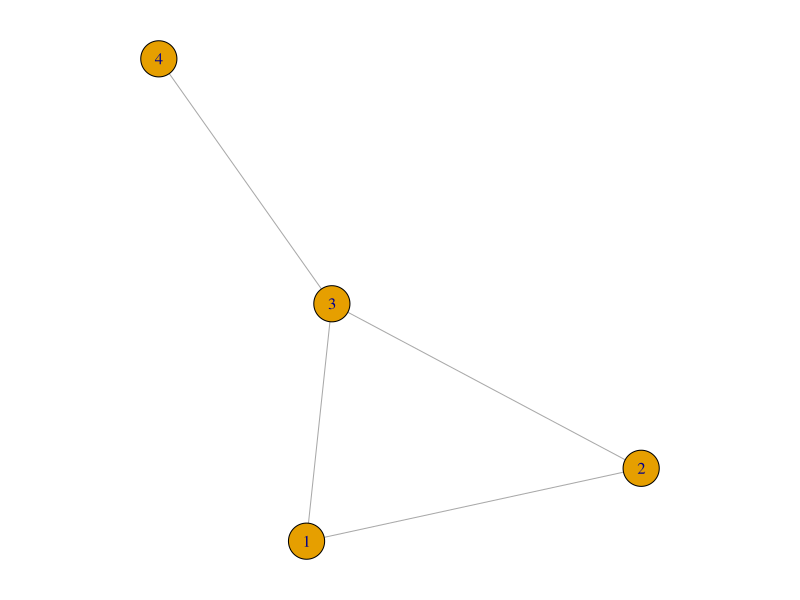
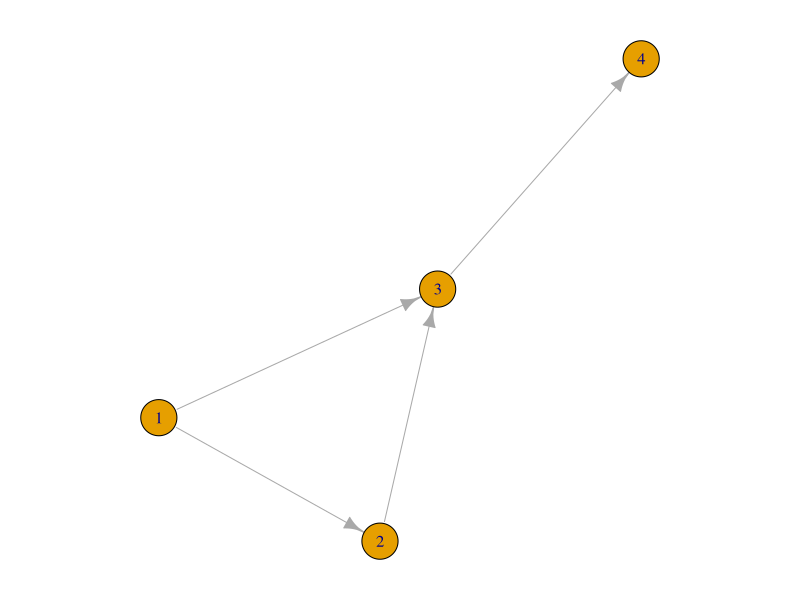
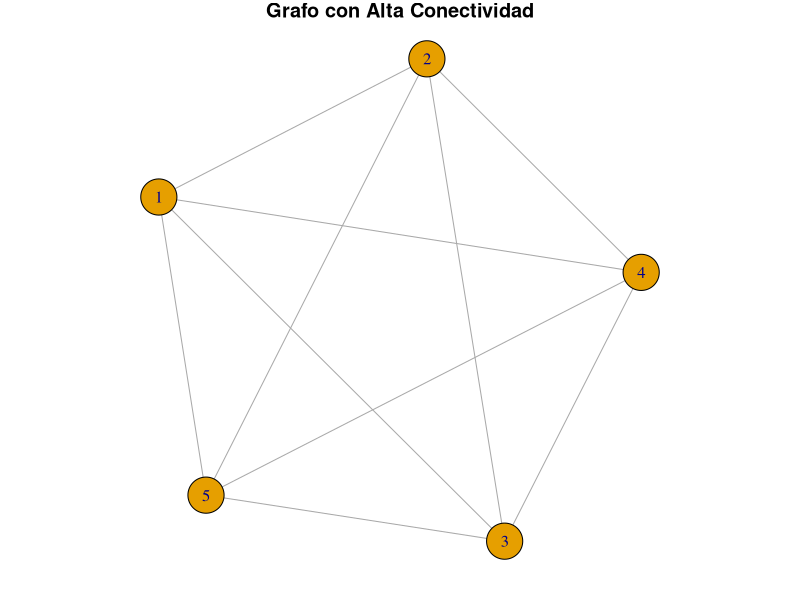
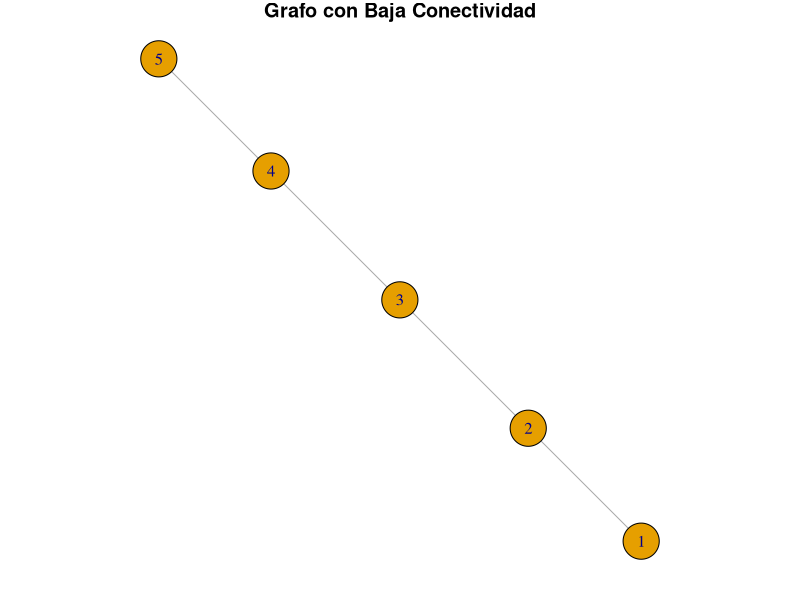
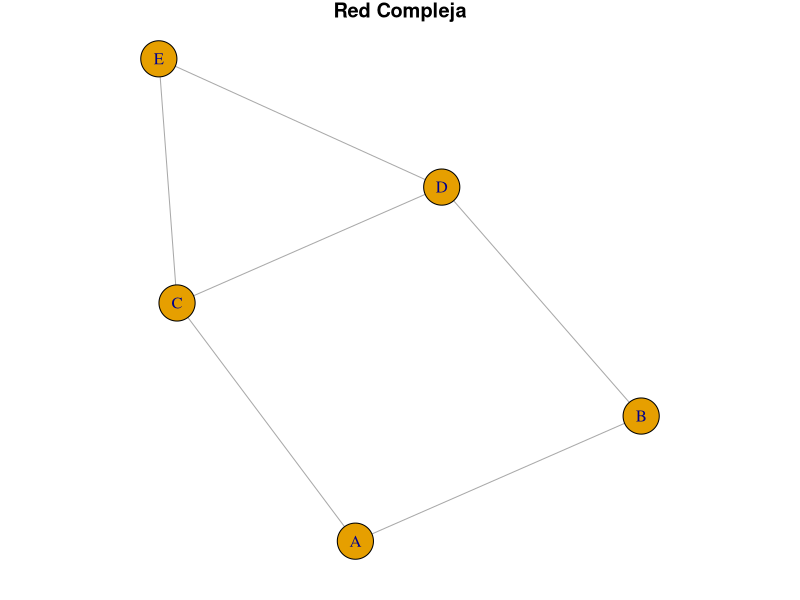

Here is the R script that generated these plots, in order: (Note: this script raises an error after producing the figures.)
## ---- chunk 1
# Instalación del paquete igraph
if (!requireNamespace("igraph", quietly = TRUE)) {
  install.packages("igraph")
}
library(igraph)
## ---- chunk 2
par(mar = c(1, 1, 1, 1))
g1 <- graph(edges = c(1, 2, 1, 3, 2, 3, 3, 4), n = 4, directed = FALSE)
plot(g1)
## ---- chunk 3
g2 <- graph(edges = c(1, 2, 1, 3, 2, 3, 3, 4), n = 4, directed = TRUE)
par(mar = c(1, 1, 1, 1))
plot(g2)
## ---- chunk 4
# Grafo completo de 5 nodos (alta conectividad)
g_high <- make_full_graph(5)
plot(g_high, main = "Grafo con Alta Conectividad")

# Verificamos la conectividad de nodos y aristas
cat("Conectividad de nodos (g_high):", vertex_connectivity(g_high), "\n")
cat("Conectividad de aristas (g_high):", edge_connectivity(g_high), "\n")
cat("¿Es conexo (g_high)?", is_connected(g_high), "\n")
## ---- chunk 5
# Grafo lineal de 5 nodos (baja conectividad)
g_low <- graph(edges = c(1, 2, 2, 3, 3, 4, 4, 5), n = 5, directed = FALSE)
plot(g_low, main = "Grafo con Baja Conectividad")

# Verificamos la conectividad de nodos y aristas
cat("Conectividad de nodos (g_low):", vertex_connectivity(g_low), "\n")
cat("Conectividad de aristas (g_low):", edge_connectivity(g_low), "\n")
cat("¿Es conexo (g_low)?", is_connected(g_low), "\n")
## ---- chunk 6
# Crear un grafo con 5 nodos y 6 aristas
g_vis_examples <- make_graph(c("A", "B", "A", "C", "B", "D", "C", "D", "C", "E", "D", "E"), directed = FALSE)

# Visualizar la red básica
plot(g_vis_examples, vertex.label = V(g_vis_examples)$name, main = "Red Compleja")
## ---- chunk 7
# Convertir el grafo en data.frame con formato "from-to"

# Convertir el grafo en una matriz de adyacencia
adjacency_matrix <- as.matrix(as_adjacency_matrix(g_vis_examples))

# Mostrar la matriz de adyacencia
adjacency_matrix

## ---- chunk 8
# Instala el paquete si aún no está instalado
if (!requireNamespace("Matrix", quietly = TRUE)) {
  install.packages("Matrix")
}
# Cargar el paquete Matrix
library(Matrix)

# Crear una matriz dispersa
# Definimos una matriz de 5x5 con solo algunos enlaces
adj_matrix <- Matrix(c(0, 1, 0, 0, 1,
                       1, 0, 1, 0, 0,
                       0, 1, 0, 1, 0,
                       0, 0, 1, 0, 1,
                       1, 0, 0, 1, 0), 
                     nrow = 5, ncol = 5, sparse = TRUE)

# Mostrar la matriz dispersa
print(adj_matrix)

# igraph ahora usa matrices sparse por definicion:
print(as_adjacency_matrix(g_vis_examples))
## ---- chunk 9
# Cargar el paquete Matrix
library(Matrix)

# Crear una matriz de adyacencia 20000x20000 en base R (approx no. genes en genoma humano)
# Han estimado 650000 interacciones entre estos genes
set.seed(42)
dense_matrix <- matrix(0, nrow = 20000, ncol = 20000)
positions <- sample(1:(1000*1000), size = 650000)  # Solo 1000 conexiones
dense_matrix[positions] <- 1

# Mostrar el tamaño en memoria de la matriz densa
dense_matrix_size <- object.size(dense_matrix)
print(paste("Tamaño de la matriz densa:", format(dense_matrix_size, units = "auto")))

# Convertir la matriz densa a una matriz dispersa
sparse_matrix <- as(dense_matrix, "sparseMatrix")

# Mostrar el tamaño en memoria de la matriz dispersa
sparse_matrix_size <- object.size(sparse_matrix)
print(paste("Tamaño de la matriz dispersa:", format(sparse_matrix_size, units = "auto")))

## ---- chunk 10
plot(g_vis_examples, vertex.color = c("red", "green", "blue", "orange", "purple"), vertex.label = V(g_vis_examples)$name, main = "Colores de Nodos Diferentes")
## ---- chunk 11
vertex_sizes <- degree(g_vis_examples) * 5
plot(g_vis_examples, vertex.size = vertex_sizes, vertex.label = V(g_vis_examples)$name, main = "Tamaño de Nodos Basado en Grado")
## ---- chunk 12
plot(g_vis_examples, edge.lty = "dotted", vertex.label = V(g_vis_examples)$name, main = "Aristas Dotted")
## ---- chunk 13
plot(g_vis_examples, edge.color = "purple", vertex.label = V(g_vis_examples)$name, main = "Colores de Aristas Diferentes")
## ---- chunk 14
plot(g_vis_examples, layout = layout_in_circle, vertex.label = V(g_vis_examples)$name, main = "Estructura Circular")

# No se ver muy bien - vamos a ver mejro
# Crear un grafo aleatorio con 20 nodos y un número específico de aristas
set.seed(1)
g_20 <- sample_gnp(20, p = 0.2)  # Generar una red aleatoria

# Visualizar la red en un layout circular
plot(g_20, layout = layout_in_circle, vertex.label = V(g_20)$name, 
     vertex.color = "lightblue", edge.color = "gray", main = "Red Circular con 20 Nodos")


## ---- chunk 15
plot(g_vis_examples, layout = layout_on_grid, vertex.label = V(g_vis_examples)$name, main = "Estructura de Grid")

plot(g_20, layout = layout_on_grid, vertex.label = V(g_20)$name, 
     vertex.color = "lightgreen", edge.color = "gray", main = "Red Grid con 20 Nodos")

## ---- chunk 16

# Calcular el grado para cada nodo
degree_values <- degree(g_20)
# Normalizar los valores del grado para que estén entre 0 y 1
degree_normalized <- (degree_values - min(degree_values)) / (max(degree_values) - min(degree_values))
# Asignar colores según el grado
# Usaremos un gradiente de colores de azul (bajo grado) a rojo (alto grado)
node_colors <- colorRampPalette(c("blue", "red"))(length(degree_normalized))[rank(degree_normalized)]
# Graficar el grafo
plot(g_20, vertex.color = node_colors, main = "Grafo con Nodos Coloreados por Grado")

## ---- chunk 17
set.seed(42) # Para reproducibilidad
plot(g_vis_examples, vertex.label = V(g_vis_examples)$name, vertex.size = 10, edge.curved = 0.2, main = "Curved edges")
## ---- chunk 18
set.seed(42) # Para reproducibilidad
plot(g_vis_examples, layout = layout_randomly, vertex.label = V(g_vis_examples)$name, main = "Colocación Aleatoria")
## ---- chunk 19
# Crear un grafo de isla
set.seed(42)
g <- sample_islands(3, 10, 5/10, 1)
plot(g, vertex.label=V(g)$name, main="Grafo de Isla")
## ---- chunk 20
# Grafo Erdős-Rényi
g_er <- erdos.renyi.game(100, p = 0.05)
plot(g_er, vertex.size=5, main="Grafo Erdős-Rényi")
## ---- chunk 21
# Grafo Barabási-Albert
g_ba <- barabasi.game(100)
plot(g_ba, vertex.size=5, main="Grafo Barabási-Albert")
## ---- chunk 22
# Personalización de redes en igraph

# Grafo de ejemplo
g <- erdos.renyi.game(20, p = 0.1)

# Personalizar atributos de nodos
V(g)$color <- ifelse(degree(g) > 2, "red", "blue")  # Color por grado
V(g)$size <- degree(g) * 3  # Tamaño de nodo proporcional al grado
V(g)$label <- paste0("Node:", V(g))  # Etiquetas de nodos

# Personalizar atributos de aristas
E(g)$color <- "gray"  # Color de aristas
E(g)$width <- 2  # Ancho de aristas

# Graficar el grafo personalizado
plot(g, vertex.label=V(g)$label, edge.arrow.size=0.5, 
     main="Grafo Personalizado: Atributos de Nodos y Aristas")
## ---- chunk 23

# Crear una red aleatoria
set.seed(42)
g_clustering <- erdos.renyi.game(n = 15, p = 0.15, directed = FALSE)

# Calcular el coeficiente de clustering por nodo
vertex_clustering <- transitivity(g_clustering, type = "local")
V(g_clustering)$color <- ifelse(vertex_clustering > 0, "red", "lightblue")

# Visualizar la red con coeficiente de clustering - si los vecinos estan conectadas, se visualiza en rojo!
set.seed(321)
plot(g_clustering, vertex.size = 5, vertex.label = NA, main = "Coeficiente de Clustering Local")
## ---- chunk 24
set.seed(123)
g <- erdos.renyi.game(10, p = 0.5)

# Calculate betweenness centrality for all nodes
betweenness_centrality <- betweenness(g)

# Normalize the betweenness values for better visualization (optional)
betweenness_normalized <- (betweenness_centrality - min(betweenness_centrality)) / 
    (max(betweenness_centrality) - min(betweenness_centrality))

# Visualize the graph with nodes colored by betweenness centrality
plot(g, 
     vertex.size = 20, 
     vertex.color = heat.colors(100, rev=TRUE)[round(betweenness_normalized * 99) + 1], # Color nodes based on centrality # Optionally remove labels
     main = "Graph colored by Betweenness Centrality")
## ---- chunk 25
# Cargar la librería igraph
library(igraph)

# Crear una red de escala libre usando el modelo de Barabási-Albert
g_sf <- barabasi.game(1000)

# Obtener la distribución de grado
degree_distribution <- degree(g_sf)

# Visualizar la distribución de grado
hist(degree_distribution, breaks=50, main="Distribución de Grado de una Red de Escala Libre", 
     xlab="Grado", ylab="Frecuencia")
